Frame 1 (no input): blank canvas, image omitted
Frame 60 (no input): blank canvas, image omitted
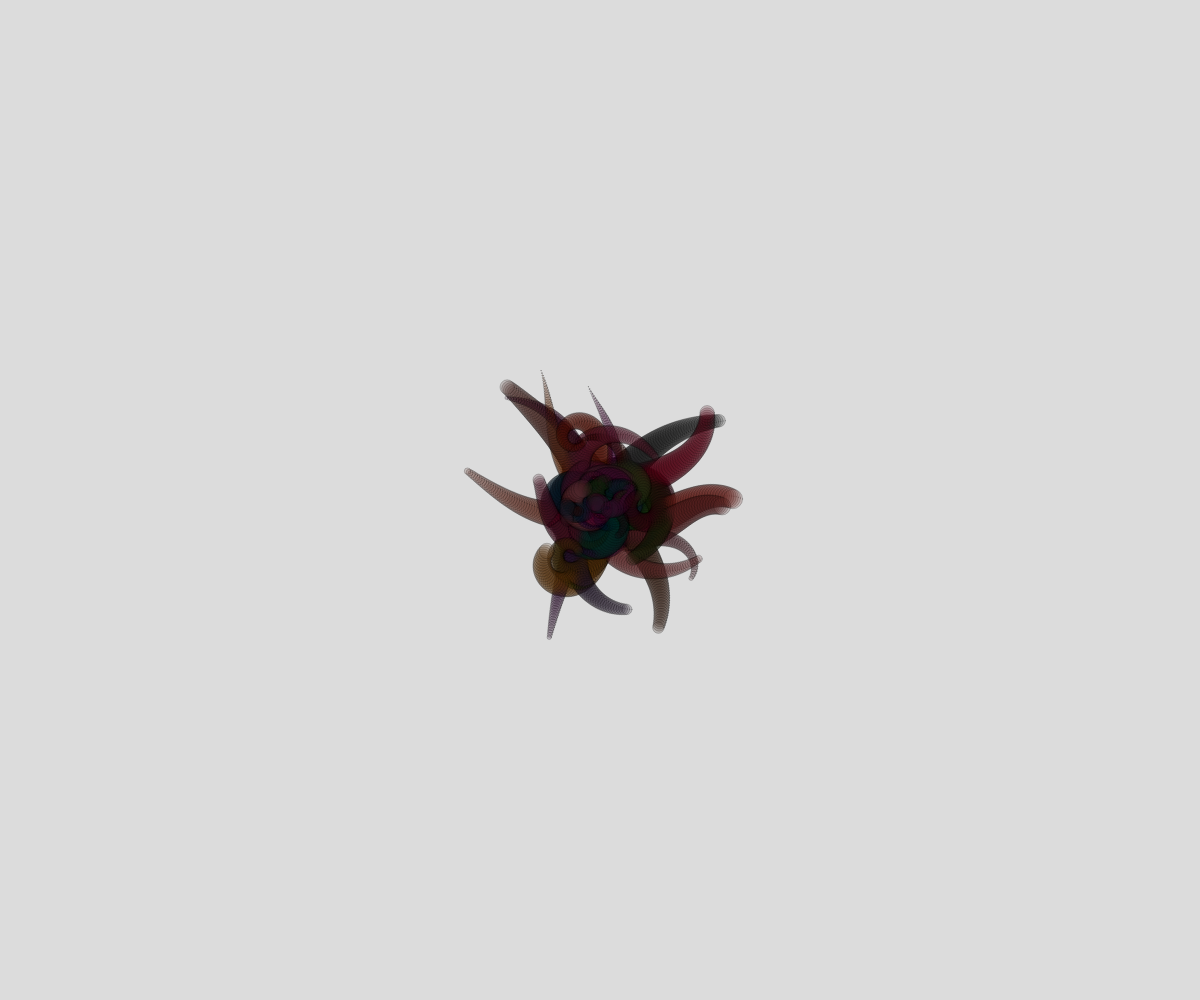
Frame 120 (the mouse pressed at the canvas centre since frame 60)

The p5.js sketch whose frames 1 and 60 were blank and that drew this single picture after the mouse press (run headless with seeded random() and noise() and a simulated clock; from frame 60 on, the mouse is pressed at the canvas centre):

// p5.js sketch
// ── sketch.js
var ps;
var canvas;

function setup() {
  canvas = createCanvas(windowWidth, windowHeight);
  ps = [];

  background(220);
}

function draw() {
  fill(255);

  for (var i = 0; i < ps.length; i++) {
    ps[i].run();
  }
}

// Particles class
function Particle(initX, initY) {
  
  // private vars
  var direction;
  var vel;
  var pos = createVector(initX, initY);
  var offset = random(1000);
  var c = color(random(100), random(50), random(50), 50);

  // class properties
  this.lifespan = int(random(25,50));

  this.display = function() {
    fill(c);
    stroke(0, 50);
    ellipse(pos.x, pos.y, this.lifespan, this.lifespan);
  };

  this.update = function() {
    offset += 0.001;
    direction = noise(offset)*360;
    vel = createVector(cos(direction) * 2.5, sin(direction) * 2.5);
    pos.add(vel);

    this.lifespan -= 0.5;
  };
}

// Particles class
function ParticleSystem(posX, posY) {

  // private vars
  var particles = [];

  for (var i = 0; i < 50; i++) {
    particles.push(new Particle(posX, posY));
  }

  this.run = function() {
    for (var i = particles.length - 1; i >= 0; i--) {
      if (particles[i].lifespan === 0) {
        particles.splice(i,1);
      }
      else {
        particles[i].display();
        particles[i].update();
      }
    }
  };
}

function mousePressed() {
  ps.push(new ParticleSystem(mouseX, mouseY));
}
